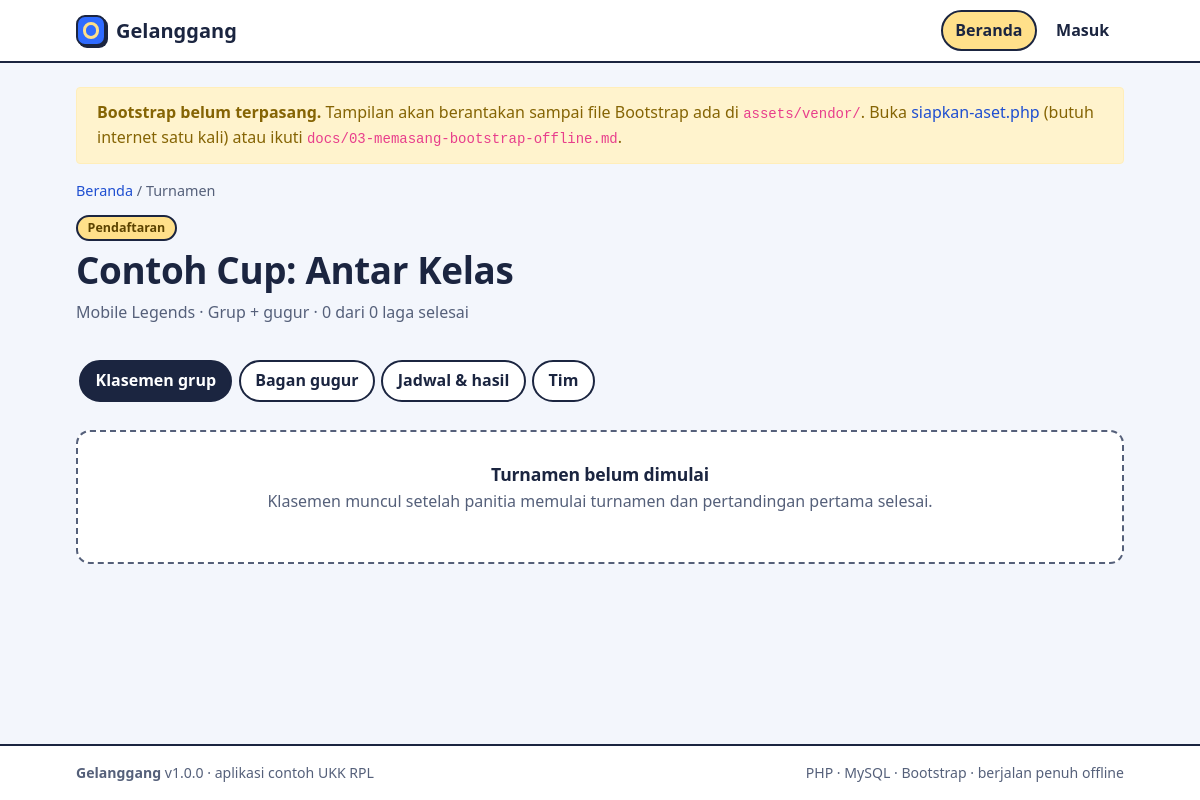
The page /turnamen.php?id=1 on the database its author committed.
### tables this page shows
CREATE TABLE `turnamen` (
  `id`             INT UNSIGNED NOT NULL AUTO_INCREMENT,
  `nama`           VARCHAR(120) NOT NULL,
  `game`           VARCHAR(60)  NOT NULL,
  `format`         ENUM('liga_gugur','liga','gugur') NOT NULL DEFAULT 'liga_gugur',
  `jumlah_grup`    TINYINT UNSIGNED NOT NULL DEFAULT 2,
  `lolos_per_grup` TINYINT UNSIGNED NOT NULL DEFAULT 2,
  `pulang_pergi`   TINYINT(1) NOT NULL DEFAULT 0,
  `izinkan_seri`   TINYINT(1) NOT NULL DEFAULT 0,
  `poin_menang`    TINYINT UNSIGNED NOT NULL DEFAULT 3,
  `poin_seri`      TINYINT UNSIGNED NOT NULL DEFAULT 1,
  `poin_kalah`     TINYINT UNSIGNED NOT NULL DEFAULT 0,
  `juara_tiga`     TINYINT(1) NOT NULL DEFAULT 0,
  `durasi_menit`   SMALLINT UNSIGNED NOT NULL DEFAULT 60,
  `status`         ENUM('draft','grup','gugur','selesai') NOT NULL DEFAULT 'draft',
  `juara_id`       INT UNSIGNED NULL,
  `dibuat_pada`    DATETIME NOT NULL DEFAULT CURRENT_TIMESTAMP,
  PRIMARY KEY (`id`)
);

### app/helpers.php (called while the page is built, shortened)
<?php
function e($s): string
{
    return htmlspecialchars((string)$s, ENT_QUOTES | ENT_SUBSTITUTE, 'UTF-8');
}
function base_url(): string
{
    static $b = null;
    if ($b === null) {
        $dir = str_replace('\\', '/', dirname($_SERVER['SCRIPT_NAME'] ?? '/'));
        $b = rtrim($dir, '/');
    }
    return $b;
}
function url(string $path = ''): string
{
    return base_url() . '/' . ltrim($path, '/');
}

### app/db.php (called while the page is built, shortened)
<?php
function db(): PDO
{
    static $pdo = null;
    if ($pdo instanceof PDO) {
        return $pdo;
    }
    $c = $GLOBALS['config']['db'];
    $dsn = "mysql:host={$c['host']};port={$c['port']};dbname={$c['nama']};charset=utf8mb4";
    try {
        $pdo = new PDO($dsn, $c['user'], $c['pass'], [
            PDO::ATTR_ERRMODE            => PDO::ERRMODE_EXCEPTION,
            PDO::ATTR_DEFAULT_FETCH_MODE => PDO::FETCH_ASSOC,
            PDO::ATTR_EMULATE_PREPARES   => false,
        ]);
        $pdo->exec("SET time_zone = '+07:00'");
    } catch (PDOException $e) {
        tampilkan_galat_db($e);
    }
    return $pdo;
}
function q(string $sql, array $params = []): PDOStatement
{
    $st = db()->prepare($sql);
    $st->execute($params);
    return $st;
}
function ambil_satu(string $sql, array $params = []): ?array
{
    $r = q($sql, $params)->fetch();
    return $r === false ? null : $r;
}

### app/model.php (called while the page is built, shortened)
<?php
function ambil_turnamen(int $id): ?array
{
    return ambil_satu('SELECT * FROM turnamen WHERE id = ?', [$id]);
}
function progres_laga(int $turnamenId): array
{
    $r = ambil_satu(
        "SELECT SUM(bye = 0) AS total, SUM(bye = 0 AND status = 'selesai') AS selesai FROM pertandingan WHERE turnamen_id = ?",
        [$turnamenId]
    );
    return ['total' => (int)($r['total'] ?? 0), 'selesai' => (int)($r['selesai'] ?? 0)];
}

### turnamen.php (the view, shortened to what this page needs)
<?php
$id = (int)($_GET['id'] ?? 0);
$t = ambil_turnamen($id);
$punyaGrup = $t['format'] !== 'gugur';
$punyaBagan = $t['format'] !== 'liga';
$tersedia = ['jadwal' => 'Jadwal & hasil', 'tim' => 'Tim'];
if ($punyaBagan) { $tersedia = ['bagan' => 'Bagan gugur'] + $tersedia; }
if ($punyaGrup) { $tersedia = ['klasemen' => $t['format'] === 'liga' ? 'Klasemen' : 'Klasemen grup'] + $tersedia; }
$tab = $_GET['tab'] ?? '';
if (!isset($tersedia[$tab])) {
    $tab = ($punyaBagan && in_array($t['status'], ['gugur', 'selesai'], true)) ? 'bagan' : ($punyaGrup ? 'klasemen' : 'bagan');
}
$prog = progres_laga($id);
?>
<nav aria-label="Jejak halaman" class="jejak"><a href="<?= e(url('index.php')) ?>">Beranda</a> / <span>Turnamen</span></nav>
<header class="kepala-turnamen">
  <div>
    <?= lencana_status($t['status']) ?>
    <h1><?= e($t['nama']) ?></h1>
    <p class="teks-redup"><?= e($t['game']) ?> · <?= e(label_format($t['format'])) ?> · <?= $prog['selesai'] ?> dari <?= $prog['total'] ?> laga selesai</p>
  </div>
</header>
<nav class="tab-turnamen" aria-label="Bagian turnamen">
<?php foreach ($tersedia as $k => $label): ?>
  <a href="<?= e(url('turnamen.php') . '?id=' . $id . '&tab=' . $k) ?>"<?= $k === $tab ? ' aria-current="page"' : '' ?>><?= e($label) ?></a>
<?php endforeach; ?>
</nav>
<?php if ($tab === 'klasemen'): ?>
<?php if ($t['status'] === 'draft'): ?>
  <?= kartu_kosong('Turnamen belum dimulai', 'Klasemen muncul setelah panitia memulai turnamen dan pertandingan pertama selesai.') ?>
<?php endif; ?>
<?php endif; ?>

### app/view.php (shortened to what this page needs)
<?php
function lencana_status(string $status): string
{
    $peta = [
        'draft'   => ['Pendaftaran', 'sun'],
        'grup'    => ['Babak grup', 'sky'],
        'gugur'   => ['Babak gugur', 'coral'],
        'selesai' => ['Selesai', 'mint'],
    ];
    $p = $peta[$status] ?? [$status, 'sky'];
    return '<span class="lencana lencana-' . e($p[1]) . '">' . e($p[0]) . '</span>';
}
function kartu_kosong(string $judul, string $teks, string $aksiHtml = ''): string
{
    return '<div class="kosong"><h3>' . e($judul) . '</h3><p>' . e($teks) . '</p>' . $aksiHtml . '</div>';
}
function label_format(string $f): string
{
    return ['liga_gugur' => 'Grup + gugur', 'liga' => 'Liga', 'gugur' => 'Gugur'][$f] ?? $f;
}

### assets/css/app.css (style rules this page uses)
:root { --ink: #1B2540; --ink-2: #55607A; --kertas: #F3F6FC; --putih: #FFFFFF; --garis: #D5DDEE; --biru: #2F6BFF; --biru-tua: #1F4FD1; --biru-muda: #DCE7FF; --mint: #C6F1E0; --mint-tua: #0B5E43; --sun: #FFE08A; --sun-tua: #5C4300; --koral: #FFD3CB; --koral-tua: #8F2A1B; --bahaya: #C2391F; --radius: 14px; --font: ui-rounded, "Segoe UI", system-ui, -apple-system, "Helvetica Neue", Arial, sans-serif; --sisi: 4px 4px 0 var(--ink); }
html { -webkit-tap-highlight-color: transparent; scroll-behavior: smooth; }
a, button, input, select, textarea, summary, label, [tabindex] { -webkit-tap-highlight-color: transparent; }
body { font-family: var(--font); background: var(--kertas); color: var(--ink); line-height: 1.55; min-height: 100vh; display: flex; flex-direction: column; font-variant-numeric: tabular-nums; }
h1, h2, h3 { font-weight: 800; letter-spacing: -0.01em; line-height: 1.2; }
h1 { font-size: clamp(1.6rem, 4vw, 2.3rem); margin: 0 0 .5rem; }
a { color: var(--biru-tua); }
:where(a, button, input, select, textarea, summary):focus-visible { outline: 3px solid var(--ink); outline-offset: 2px; box-shadow: 0 0 0 5px var(--sun); }
.teks-redup { color: var(--ink-2); }
.jejak { font-size: .9rem; color: var(--ink-2); margin-bottom: .75rem; }
.kosong { text-align: center; padding: 2rem 1rem; background: var(--putih); border: 2px dashed var(--ink-2); border-radius: var(--radius); }
.kosong h3 { font-size: 1.1rem; margin-bottom: .3rem; }
.kosong p { color: var(--ink-2); }
.lencana { display: inline-block; font-size: .78rem; font-weight: 800; padding: .1rem .6rem; border-radius: 999px; border: 2px solid var(--ink); }
.lencana-sun { background: var(--sun); color: var(--sun-tua); }
.kepala-turnamen { display: flex; justify-content: space-between; align-items: flex-start; gap: 1rem; flex-wrap: wrap; margin-bottom: 1rem; }
.kepala-turnamen h1 { margin-top: .4rem; }
.tab-turnamen { display: flex; gap: .4rem; overflow-x: auto; margin: .5rem 0 1.25rem; padding: .2rem .2rem .5rem; }
.tab-turnamen a { text-decoration: none; color: var(--ink); font-weight: 700; padding: .4rem .9rem; border: 2px solid var(--ink); border-radius: 999px; background: var(--putih); white-space: nowrap; }
.tab-turnamen a[aria-current="page"] { background: var(--ink); color: #fff; }

### rows shown on the page
turnamen: status "Pendaftaran", nama "Contoh Cup: Antar Kelas", game "Mobile Legends", format "Grup + gugur"

### other values the page prints
$nama "Gelanggang"
$prog['selesai'] "0"
$prog['total'] "0"
$label "Klasemen grup"
$label "Bagan gugur"
$label "Jadwal & hasil"
$label "Tim"
$judul "Turnamen belum dimulai"
$teks "Klasemen muncul setelah panitia memulai turnamen dan pertandingan pertama selesai."
$c['nama'] "Gelanggang"
$c['versi'] "1.0.0"
